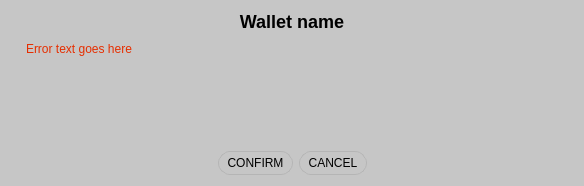
<?xml version="1.0" encoding="UTF-8"?>
<ui version="4.0">
 <class>Form</class>
 <widget class="QWidget" name="Form">
  <property name="geometry">
   <rect>
    <x>0</x>
    <y>0</y>
    <width>584</width>
    <height>186</height>
   </rect>
  </property>
  <property name="sizePolicy">
   <sizepolicy hsizetype="Expanding" vsizetype="Expanding">
    <horstretch>0</horstretch>
    <verstretch>0</verstretch>
   </sizepolicy>
  </property>
  <property name="minimumSize">
   <size>
    <width>0</width>
    <height>0</height>
   </size>
  </property>
  <property name="maximumSize">
   <size>
    <width>16777215</width>
    <height>16777215</height>
   </size>
  </property>
  <property name="cursor">
   <cursorShape>ArrowCursor</cursorShape>
  </property>
  <property name="windowTitle">
   <string>Form</string>
  </property>
  <property name="autoFillBackground">
   <bool>false</bool>
  </property>
  <property name="styleSheet">
   <string notr="true">QWidget {
background-color: #c6c6c6;
border-radius: 2px;
}
QToolButton {
border: 1px solid #B5B5B5;
border-radius: 12px;
color: black;
padding-left: 4px;
padding-right: 4px;
}
QToolButton::hover {
border: 1px solid white;
color: black;
}</string>
  </property>
  <layout class="QVBoxLayout" name="verticalLayout">
   <property name="spacing">
    <number>0</number>
   </property>
   <item>
    <widget class="QLabel" name="iom_input_title_label">
     <property name="sizePolicy">
      <sizepolicy hsizetype="Preferred" vsizetype="MinimumExpanding">
       <horstretch>0</horstretch>
       <verstretch>0</verstretch>
      </sizepolicy>
     </property>
     <property name="styleSheet">
      <string notr="true">color: black; font-weight: bold; font-size: 18px;</string>
     </property>
     <property name="text">
      <string>Wallet name</string>
     </property>
     <property name="alignment">
      <set>Qt::AlignCenter</set>
     </property>
    </widget>
   </item>
   <item>
    <spacer name="verticalSpacer">
     <property name="orientation">
      <enum>Qt::Vertical</enum>
     </property>
     <property name="sizeType">
      <enum>QSizePolicy::Fixed</enum>
     </property>
     <property name="sizeHint" stdset="0">
      <size>
       <width>20</width>
       <height>10</height>
      </size>
     </property>
    </spacer>
   </item>
   <item>
    <widget class="QLabel" name="error_text_label">
     <property name="styleSheet">
      <string notr="true">color: #e62e00;
margin-left: 12px;
margin-right: 12px;</string>
     </property>
     <property name="text">
      <string>Error text goes here</string>
     </property>
    </widget>
   </item>
   <item>
    <widget class="QWidget" name="input_container" native="true">
     <property name="styleSheet">
      <string notr="true">QLabel {
color: black;
}

QLineEdit {
background-color: #919191;
border: none;
color: #5e5e5e;
padding: 4px;
}</string>
     </property>
     <layout class="QHBoxLayout" name="horizontalLayout_2">
      <property name="spacing">
       <number>0</number>
      </property>
      <property name="leftMargin">
       <number>0</number>
      </property>
      <property name="topMargin">
       <number>0</number>
      </property>
      <property name="rightMargin">
       <number>0</number>
      </property>
      <property name="bottomMargin">
       <number>6</number>
      </property>
      <item>
       <widget class="QGraphicsView" name="img_graphics_view">
        <property name="sizePolicy">
         <sizepolicy hsizetype="Preferred" vsizetype="Expanding">
          <horstretch>0</horstretch>
          <verstretch>0</verstretch>
         </sizepolicy>
        </property>
        <property name="minimumSize">
         <size>
          <width>0</width>
          <height>0</height>
         </size>
        </property>
        <property name="maximumSize">
         <size>
          <width>300</width>
          <height>300</height>
         </size>
        </property>
       </widget>
      </item>
      <item>
       <widget class="QWidget" name="user_input_container" native="true">
        <property name="sizePolicy">
         <sizepolicy hsizetype="Expanding" vsizetype="Preferred">
          <horstretch>0</horstretch>
          <verstretch>0</verstretch>
         </sizepolicy>
        </property>
       </widget>
      </item>
     </layout>
    </widget>
   </item>
   <item>
    <widget class="QWidget" name="buttons_container" native="true">
     <layout class="QHBoxLayout" name="horizontalLayout">
      <property name="topMargin">
       <number>0</number>
      </property>
      <property name="bottomMargin">
       <number>0</number>
      </property>
      <item>
       <spacer name="horizontalSpacer">
        <property name="orientation">
         <enum>Qt::Horizontal</enum>
        </property>
        <property name="sizeHint" stdset="0">
         <size>
          <width>40</width>
          <height>20</height>
         </size>
        </property>
       </spacer>
      </item>
      <item>
       <widget class="QToolButton" name="confirm_button">
        <property name="minimumSize">
         <size>
          <width>0</width>
          <height>24</height>
         </size>
        </property>
        <property name="maximumSize">
         <size>
          <width>16777215</width>
          <height>24</height>
         </size>
        </property>
        <property name="cursor">
         <cursorShape>PointingHandCursor</cursorShape>
        </property>
        <property name="text">
         <string>CONFIRM</string>
        </property>
       </widget>
      </item>
      <item>
       <widget class="QToolButton" name="cancel_button">
        <property name="minimumSize">
         <size>
          <width>0</width>
          <height>24</height>
         </size>
        </property>
        <property name="maximumSize">
         <size>
          <width>16777215</width>
          <height>24</height>
         </size>
        </property>
        <property name="cursor">
         <cursorShape>PointingHandCursor</cursorShape>
        </property>
        <property name="text">
         <string>CANCEL</string>
        </property>
       </widget>
      </item>
      <item>
       <spacer name="horizontalSpacer_2">
        <property name="orientation">
         <enum>Qt::Horizontal</enum>
        </property>
        <property name="sizeHint" stdset="0">
         <size>
          <width>40</width>
          <height>20</height>
         </size>
        </property>
       </spacer>
      </item>
     </layout>
    </widget>
   </item>
  </layout>
 </widget>
 <resources/>
 <connections/>
</ui>
